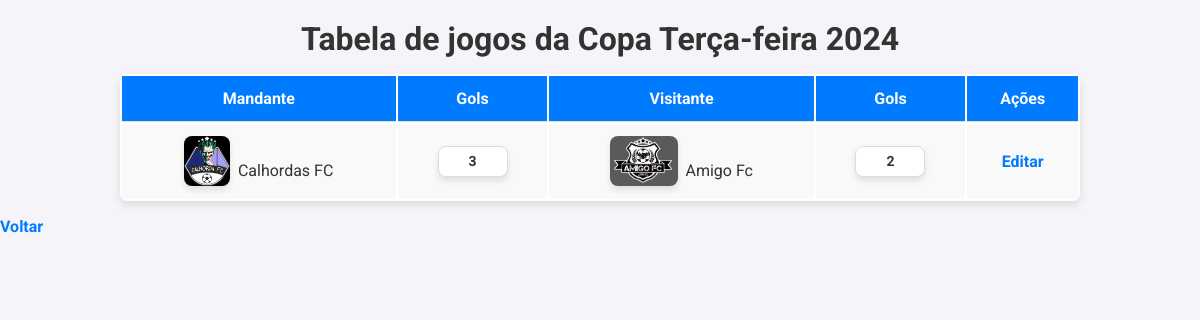
The app's page /matches, older data.
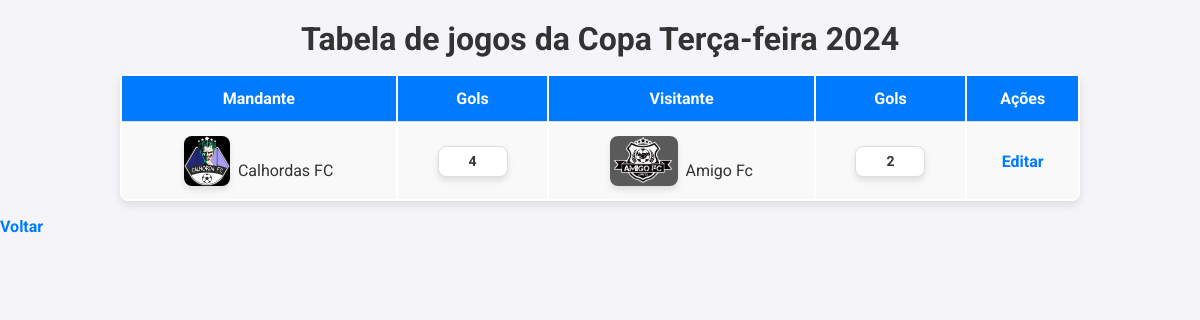
The same page, newer data.
### models.py (models this page shows)
class Match(db.Model):
    __tablename__ = 'match'  # Nome da tabela
    id = db.Column(db.Integer, primary_key=True)
    team_a_id = db.Column(db.Integer, db.ForeignKey('team.id'), nullable=False)
    team_b_id = db.Column(db.Integer, db.ForeignKey('team.id'), nullable=False)
    score_a = db.Column(db.Integer, nullable=True)  # Permite valores None
    score_b = db.Column(db.Integer, nullable=True)  # Permite valores None
    team_a = db.relationship('Team', foreign_keys=[team_a_id], back_populates='matches_as_team_a')
    team_b = db.relationship('Team', foreign_keys=[team_b_id], back_populates='matches_as_team_b')

class Team(db.Model):
    __tablename__ = 'team'  # Nome da tabela
    id = db.Column(db.Integer, primary_key=True)
    name = db.Column(db.String(50), unique=True, nullable=False)
    matches_as_team_a = db.relationship('Match', foreign_keys='Match.team_a_id', back_populates='team_a', lazy=True)
    matches_as_team_b = db.relationship('Match', foreign_keys='Match.team_b_id', back_populates='team_b', lazy=True)
    players = db.relationship('Player', backref='team_ref')  # Relacionamento com os jogadores

### app.py (the view)
@app.route('/matches')
def matches():
    all_matches = Match.query.all()  # Obtém todos os jogos do banco de dados
    return render_template('matches.html', matches=all_matches)

### templates/matches.html (shortened to what this page needs)
<!doctype html>
<html>
<head>
    <link rel="stylesheet" href="../static/css/matches.css">
</head>
<body>
    <h1>Tabela de jogos da Copa Terça-feira 2024</h1>
    <table>
        <thead>
            <tr>
                <th>Mandante</th>
                <th>Gols</th>
                <th>Visitante</th>
                <th>Gols</th>
                <th>Ações</th>
            </tr>
        </thead>
        <tbody>
            {% for match in matches %}
            <tr>
                <td class="centralizar">
                    <img class="logo-time" src="{{ url_for('static', filename='logos/' + match.team_a.name|lower|replace(' ', '_') + '.jpeg') }}"
                        alt="{{ match.team_a.name }} logo">
                    <br>
                    {{ match.team_a.name }}
                </td>
                <td class="score">
                    {% if match.score_a is not none %}
                        <span class="gols">{{ match.score_a }}</span>
                    {% else %}
                        <span class="gols aguardando">Aguardando Resultado</span>
                    {% endif %}
                </td>
                <td class="centralizar">
                    <img class="logo-time" src="{{ url_for('static', filename='logos/' + match.team_b.name|lower|replace(' ', '_') + '.jpeg') }}"
                        alt="{{ match.team_b.name }} logo">
                    <br>
                    {{ match.team_b.name }}
                </td>
                <td class="score">
                    {% if match.score_b is not none %}
                        <span class="gols">{{ match.score_b }}</span>
                    {% else %}
                        <span class="gols aguardando">Aguardando Resultado</span>
                    {% endif %}
                </td>
                <td>
                    <a href="{{ url_for('edit_match', match_id=match.id) }}">Editar</a>
                </td>
            </tr>
            {% endfor %}
        </tbody>
    </table>
    <a href="{{ url_for('index') }}">Voltar</a>
</body>
</html>

### static/css/matches.css (style rules this page uses)
* { margin: 0; padding: 0; box-sizing: border-box; }
body { font-family: 'Roboto', sans-serif; background: #f4f4f9; color: #333; }
h1 { text-align: center; color: #333; font-size: 2rem; margin-top: 20px; }
table { width: 80%; background: #fff; color: #333; margin-inline: auto; margin-block: 1rem; border-radius: 8px; box-shadow: 0px 4px 8px rgba(0, 0, 0, 0.1); overflow: hidden; }
table tr td, table tr th { border-bottom: 1px solid #ddd; padding: 0.8rem; text-align: center; }
table tr:last-child td { border-bottom: none; }
table tr th { background-color: #007bff; color: white; font-weight: bold; }
table tr td { background-color: #f9f9f9; }
.centralizar { display: flex; justify-content: center; align-items: center; gap: 8px; }
.logo-time { height: 50px; display: block; justify-content: center; object-fit: contain; border-radius: 8px; box-shadow: 0px 4px 6px rgba(0, 0, 0, 0.1); }
.score { text-align: center; }
.gols { width: auto; height: auto; display: inline-block; padding: 0.4rem 0.8rem; border: 1px solid #ddd; border-radius: 8px; line-height: normal; font-weight: bold; color: #333; background-color: #fff; box-shadow: 0px 4px 6px rgba(0, 0, 0, 0.1); min-width: 70px; text-align: center; font-size: 14px; }
a { color: #007bff; text-decoration: none; font-weight: bold; transition: color 0.3s ease; }

Row changes from the older to the newer data that the page shows:
changed Match "Calhordas FC": score_a "3" → "4"
